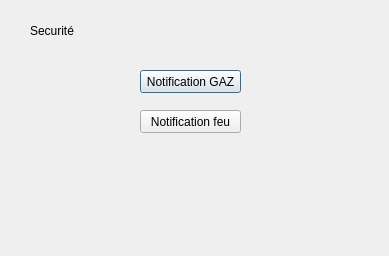
<?xml version="1.0" encoding="UTF-8"?>
<ui version="4.0">
 <class>ReadType</class>
 <widget class="QDialog" name="ReadType">
  <property name="geometry">
   <rect>
    <x>0</x>
    <y>0</y>
    <width>389</width>
    <height>256</height>
   </rect>
  </property>
  <property name="windowTitle">
   <string>Dialog</string>
  </property>
  <widget class="QLabel" name="label_2">
   <property name="geometry">
    <rect>
     <x>30</x>
     <y>20</y>
     <width>101</width>
     <height>21</height>
    </rect>
   </property>
   <property name="text">
    <string>Securité</string>
   </property>
  </widget>
  <widget class="QPushButton" name="pushButton">
   <property name="geometry">
    <rect>
     <x>140</x>
     <y>70</y>
     <width>101</width>
     <height>23</height>
    </rect>
   </property>
   <property name="text">
    <string>Notification GAZ</string>
   </property>
  </widget>
  <widget class="QPushButton" name="pushButton_2">
   <property name="geometry">
    <rect>
     <x>140</x>
     <y>110</y>
     <width>101</width>
     <height>23</height>
    </rect>
   </property>
   <property name="text">
    <string>Notification feu</string>
   </property>
  </widget>
 </widget>
 <resources/>
 <connections/>
</ui>
